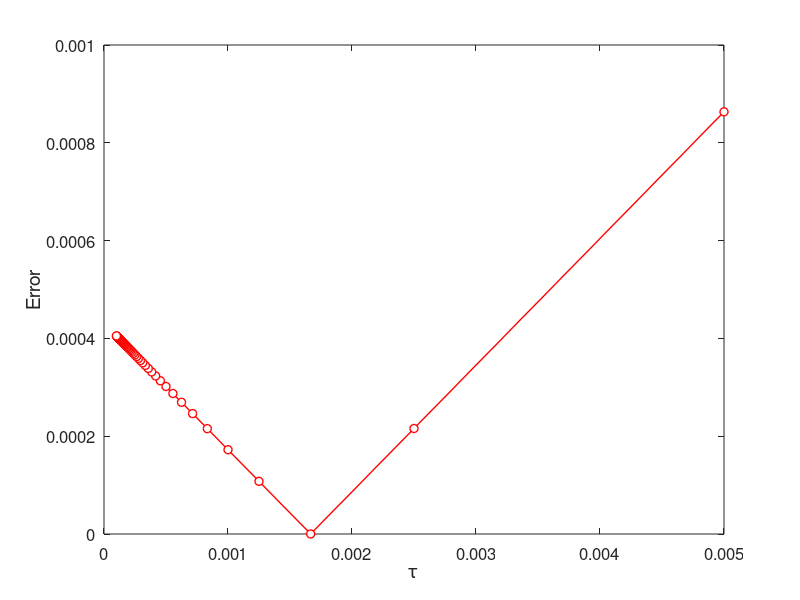

MATLAB code to generate this figure:
% fdm_heat_t.m
% forward difference scheme for heat equation
% the error respect to step size of t
% u_t=u_{xx}, (x,t) in (0,1)x(0,1],
% u(x,0)=exp(x), x in [0,1],
% u(0,t)=exp(t), u(1,t)=exp(1+t), t in (0,1]
% exact solution: u(x,t)=exp(x+t)
clear all; close all;
a=1;
Nvec=[200:200:10000];
M=10;
h=1/M;
x=[0:h:1];
Error=[];
for k=1:length(Nvec)
    N=Nvec(k);
    tau=1/N;
    t=[0:tau:1];
    r=a*tau/h^2;
    % constructing the coefficient matrix
    e=r*ones(M-1,1);
    A=spdiags([e 1-2*e e],[-1 0 1],M-1,M-1);
    % setting initial and boundary conditions
    u=zeros(M+1,N+1);
    u(:,1)=exp(x);
    u(1,:)=exp(t);
    u(end,:)=exp(1+t);
    for n=1:N
        u(2:M,n+1)=A*u(2:M,n);
        u(2,n+1)=u(2,n+1)+r*u(1,n);
        u(M,n+1)=u(M,n+1)+r*u(end,n);
    end
    [T X]=meshgrid(t,x);
    ue=exp(X+T);
    error=max(max(abs(ue-u)));
    Error=[Error,error];
end
% plot the figure of error
plot(1./Nvec,Error,'ro-','MarkerFaceColor','w','LineWidth',1)
set(gca,'fontsize',12)
xlabel('\tau','fontsize', 14), ylabel('Error','fontsize',14),

% plot(log10(Nvec),log10(Error),'ro-','MarkerFaceColor','w','LineWidth',1)
% hold on
% plot(log10(Nvec), log10(Nvec.^(-1)), '--')
% grid on

% computating convergence order
% for i=1:length(Nvec)-1
%     order(i)=-log(Error(i)/Error(i+1))/(log(Nvec(i)/Nvec(i+1)));
% end
% Error
% order


% print -dpng -r600  fdm_heat_t.png
